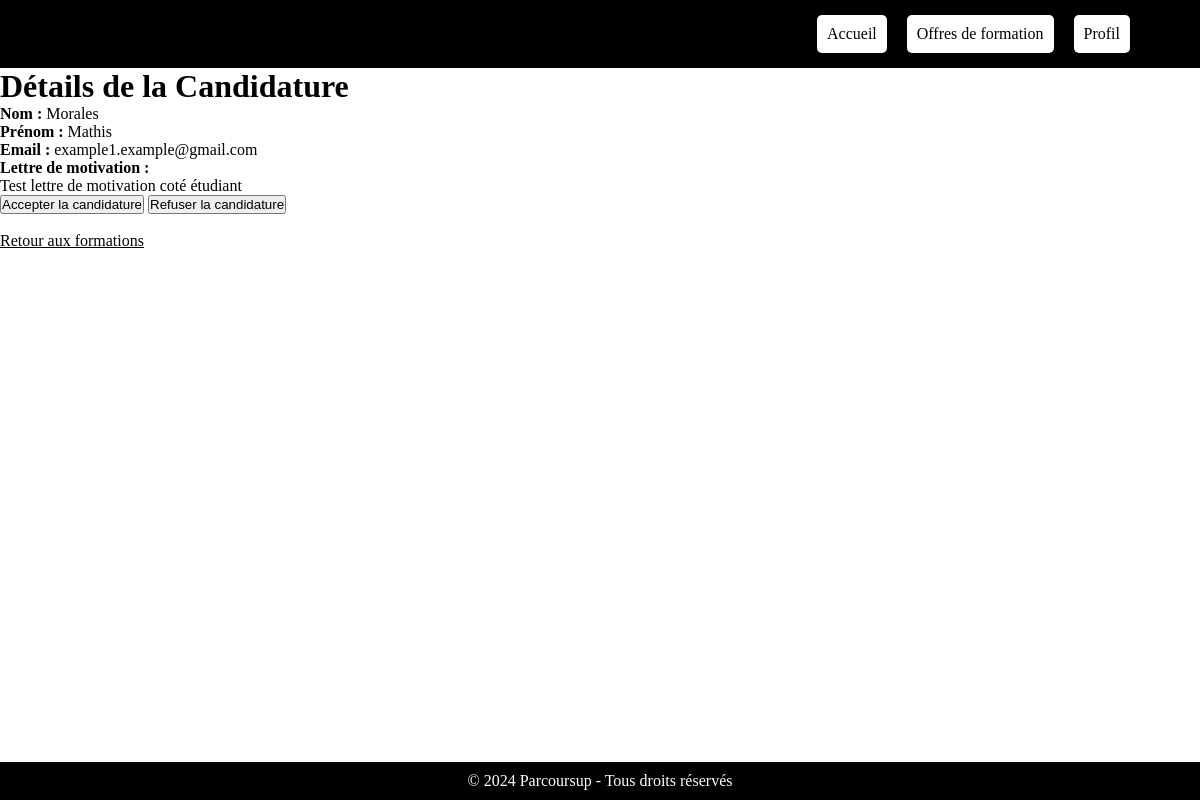
Page /Appli_ParcourSup/candidature/details/3/ (signed in) on the committed database.
### Appli_ParcourSup/models.py (models this page shows, shortened)
class Candidature(models.Model):
    utilisateur = models.ForeignKey(User, on_delete=models.CASCADE)
    formation = models.ForeignKey(Formation, on_delete=models.CASCADE)
    nom = models.CharField(max_length=100)
    prenom = models.CharField(max_length=100)
    email = models.EmailField()
    lettre_motivation = models.TextField()
    date_postulation = models.DateTimeField(auto_now_add=True)
    statut = models.CharField(max_length=10, choices=[('en_attente', 'En attente'), ('acceptee', 'Acceptée'), ('refusee', 'Refusée')], default='en_attente')

### Appli_ParcourSup/views.py (the view)
# urls.py: path('candidature/details/<int:pk>/', views.details_candidature, name='details_candidature'),
@login_required
def details_candidature(request, pk):
    candidature = get_object_or_404(Candidature, pk=pk)
    if request.user.profile.status == 'ecole':
        return render(request, 'Appli_ParcourSup/details_candidature.html', {'candidature': candidature})
    else:
        messages.error(request, 'Vous n\'avez pas la permission de consulter cette candidature.')
        return redirect('liste_formations')

### Appli_ParcourSup/templates/Appli_ParcourSup/details_candidature.html (shortened to what this page needs)
<!DOCTYPE html>
<html lang="fr">
<head>
    {% load static %}
    <link rel="stylesheet" href="{% static 'index.css' %}">
</head>
<body>
    <header>
        <div class="logo">Parcoursup</div>
        <nav>
            <ul>
                <li><a href="{% url 'Page Accueil' %}">Accueil</a></li>
                <li><a href="{% url 'liste_formations' %}">Offres de formation</a></li>
                <li><a href="{% url 'profil_view' %}">Profil</a></li>
            </ul>
        </nav>
    </header>
    <main>
        <h1>Détails de la Candidature</h1>
        <p><strong>Nom :</strong> {{ candidature.nom }}</p>
        <p><strong>Prénom :</strong> {{ candidature.prenom }}</p>
        <p><strong>Email :</strong> {{ candidature.email }}</p>
        <p><strong>Lettre de motivation :</strong></p>
        <p>{{ candidature.lettre_motivation }}</p>
        <form action="{% url 'accepter_candidature' candidature.formation.pk candidature.utilisateur.pk %}" method="post" style="display:inline;">
            <button type="submit">Accepter la candidature</button>
        </form>
        <form action="{% url 'refuser_candidature' candidature.formation.pk candidature.utilisateur.pk %}" method="post" style="display:inline;">
            <button type="submit">Refuser la candidature</button>
        </form>
        <br><br>
        <a href="{% url 'liste_formations' %}">Retour aux formations</a>
    </main>
    <footer>
        <p>&copy; 2024 Parcoursup - Tous droits réservés</p>
    </footer>
</body>
</html>

### Appli_ParcourSup/static/index.css (style rules this page uses)
* { box-sizing: border-box; margin: 0; padding: 0; }
header { background: black; color: black; padding: 10px 20px; display: flex; justify-content: space-between; align-items: center; }
header .logo { font-size: 24px; font-weight: 700; }
nav ul { list-style: none; display: flex; }
nav ul li { margin-left: 20px; }
nav ul li a { color: black; text-decoration: none; transition: color 0.3s; }
html, body { height: 100%; margin: 0; display: flex; flex-direction: column; }
main { flex: 1; }
footer { background: black; color: white; text-align: center; padding: 10px 0; width: 100%; position: relative; bottom: 0; }
ul { list-style-type: none; padding: 0; margin-left: 50px; margin-right: 50px; }
ul li { background-color: white; padding: 10px; margin: 5px 0; border-radius: 5px; box-shadow: 0 2px 5px rgba(0, 0, 0, 0.1); }
a { color: black; }

### rows in the picture
Candidature: nom "Morales", prenom "Mathis", email "example1.example@gmail.com", lettre_motivation "Test lettre de motivation coté étudiant"
